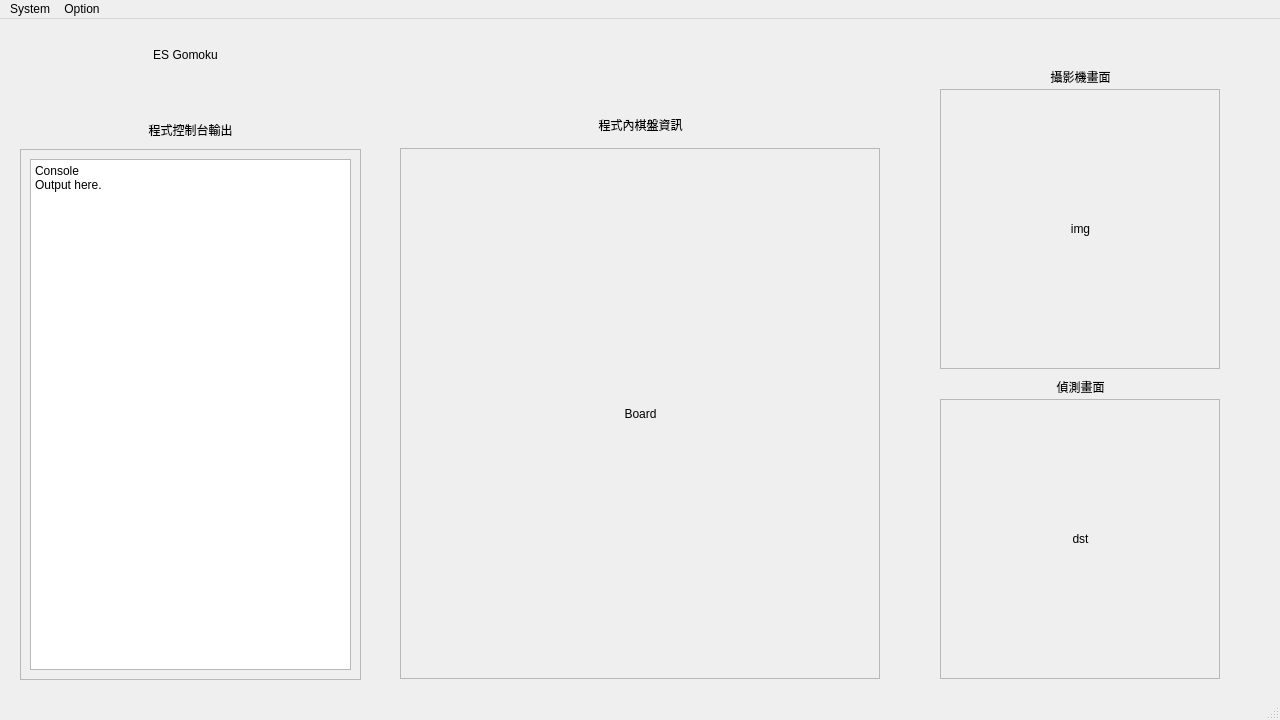
<?xml version="1.0" encoding="UTF-8"?>
<ui version="4.0">
 <class>MainWindow</class>
 <widget class="QMainWindow" name="MainWindow">
  <property name="enabled">
   <bool>true</bool>
  </property>
  <property name="geometry">
   <rect>
    <x>0</x>
    <y>0</y>
    <width>1280</width>
    <height>720</height>
   </rect>
  </property>
  <property name="windowTitle">
   <string>MainWindow</string>
  </property>
  <widget class="QWidget" name="centralwidget">
   <widget class="QFrame" name="Frame_img">
    <property name="geometry">
     <rect>
      <x>940</x>
      <y>70</y>
      <width>280</width>
      <height>280</height>
     </rect>
    </property>
    <property name="frameShape">
     <enum>QFrame::StyledPanel</enum>
    </property>
    <property name="frameShadow">
     <enum>QFrame::Raised</enum>
    </property>
    <widget class="QLabel" name="label_img_pict">
     <property name="geometry">
      <rect>
       <x>10</x>
       <y>10</y>
       <width>261</width>
       <height>261</height>
      </rect>
     </property>
     <property name="minimumSize">
      <size>
       <width>261</width>
       <height>261</height>
      </size>
     </property>
     <property name="maximumSize">
      <size>
       <width>261</width>
       <height>261</height>
      </size>
     </property>
     <property name="text">
      <string>img</string>
     </property>
     <property name="textFormat">
      <enum>Qt::RichText</enum>
     </property>
     <property name="alignment">
      <set>Qt::AlignCenter</set>
     </property>
    </widget>
   </widget>
   <widget class="QFrame" name="Frame_dst">
    <property name="geometry">
     <rect>
      <x>940</x>
      <y>380</y>
      <width>280</width>
      <height>280</height>
     </rect>
    </property>
    <property name="frameShape">
     <enum>QFrame::StyledPanel</enum>
    </property>
    <property name="frameShadow">
     <enum>QFrame::Raised</enum>
    </property>
    <widget class="QLabel" name="label_dst_pict">
     <property name="geometry">
      <rect>
       <x>10</x>
       <y>10</y>
       <width>261</width>
       <height>261</height>
      </rect>
     </property>
     <property name="minimumSize">
      <size>
       <width>261</width>
       <height>261</height>
      </size>
     </property>
     <property name="maximumSize">
      <size>
       <width>261</width>
       <height>261</height>
      </size>
     </property>
     <property name="text">
      <string>dst</string>
     </property>
     <property name="textFormat">
      <enum>Qt::RichText</enum>
     </property>
     <property name="alignment">
      <set>Qt::AlignCenter</set>
     </property>
    </widget>
   </widget>
   <widget class="QLabel" name="label_img">
    <property name="geometry">
     <rect>
      <x>940</x>
      <y>50</y>
      <width>281</width>
      <height>16</height>
     </rect>
    </property>
    <property name="text">
     <string>攝影機畫面</string>
    </property>
    <property name="alignment">
     <set>Qt::AlignCenter</set>
    </property>
   </widget>
   <widget class="QLabel" name="label_dst">
    <property name="geometry">
     <rect>
      <x>940</x>
      <y>360</y>
      <width>281</width>
      <height>16</height>
     </rect>
    </property>
    <property name="text">
     <string>偵測畫面</string>
    </property>
    <property name="alignment">
     <set>Qt::AlignCenter</set>
    </property>
   </widget>
   <widget class="QFrame" name="frame">
    <property name="enabled">
     <bool>true</bool>
    </property>
    <property name="geometry">
     <rect>
      <x>400</x>
      <y>129</y>
      <width>480</width>
      <height>531</height>
     </rect>
    </property>
    <property name="frameShape">
     <enum>QFrame::StyledPanel</enum>
    </property>
    <property name="frameShadow">
     <enum>QFrame::Raised</enum>
    </property>
    <widget class="QLabel" name="label_Board_Output">
     <property name="geometry">
      <rect>
       <x>10</x>
       <y>10</y>
       <width>461</width>
       <height>511</height>
      </rect>
     </property>
     <property name="text">
      <string>Board</string>
     </property>
     <property name="scaledContents">
      <bool>true</bool>
     </property>
     <property name="alignment">
      <set>Qt::AlignCenter</set>
     </property>
     <property name="wordWrap">
      <bool>false</bool>
     </property>
    </widget>
   </widget>
   <widget class="QLabel" name="label_board">
    <property name="geometry">
     <rect>
      <x>400</x>
      <y>90</y>
      <width>481</width>
      <height>31</height>
     </rect>
    </property>
    <property name="text">
     <string>程式內棋盤資訊</string>
    </property>
    <property name="alignment">
     <set>Qt::AlignCenter</set>
    </property>
   </widget>
   <widget class="QFrame" name="frame_2">
    <property name="geometry">
     <rect>
      <x>20</x>
      <y>130</y>
      <width>341</width>
      <height>531</height>
     </rect>
    </property>
    <property name="frameShape">
     <enum>QFrame::StyledPanel</enum>
    </property>
    <property name="frameShadow">
     <enum>QFrame::Raised</enum>
    </property>
    <widget class="QPlainTextEdit" name="console_output">
     <property name="enabled">
      <bool>true</bool>
     </property>
     <property name="geometry">
      <rect>
       <x>10</x>
       <y>10</y>
       <width>321</width>
       <height>511</height>
      </rect>
     </property>
     <property name="readOnly">
      <bool>true</bool>
     </property>
     <property name="plainText">
      <string>Console
Output here.</string>
     </property>
    </widget>
   </widget>
   <widget class="QLabel" name="label_console">
    <property name="geometry">
     <rect>
      <x>20</x>
      <y>100</y>
      <width>341</width>
      <height>21</height>
     </rect>
    </property>
    <property name="text">
     <string>程式控制台輸出</string>
    </property>
    <property name="alignment">
     <set>Qt::AlignCenter</set>
    </property>
   </widget>
   <widget class="QLabel" name="label_2">
    <property name="geometry">
     <rect>
      <x>20</x>
      <y>10</y>
      <width>331</width>
      <height>51</height>
     </rect>
    </property>
    <property name="text">
     <string>ES Gomoku</string>
    </property>
    <property name="alignment">
     <set>Qt::AlignCenter</set>
    </property>
   </widget>
  </widget>
  <widget class="QMenuBar" name="menubar">
   <property name="geometry">
    <rect>
     <x>0</x>
     <y>0</y>
     <width>1280</width>
     <height>24</height>
    </rect>
   </property>
   <widget class="QMenu" name="menuSystem">
    <property name="title">
     <string>System</string>
    </property>
    <addaction name="actionNewGame_2"/>
    <addaction name="actionExit_2"/>
   </widget>
   <widget class="QMenu" name="menuOption">
    <property name="title">
     <string>Option</string>
    </property>
    <addaction name="actionMusic_On"/>
   </widget>
   <addaction name="menuSystem"/>
   <addaction name="menuOption"/>
  </widget>
  <widget class="QStatusBar" name="statusbar"/>
  <action name="actionExit">
   <property name="text">
    <string>Exit</string>
   </property>
  </action>
  <action name="actionNewGame">
   <property name="text">
    <string>NewGame</string>
   </property>
  </action>
  <action name="action_2">
   <property name="text">
    <string>NewGame</string>
   </property>
  </action>
  <action name="action">
   <property name="text">
    <string>Exit</string>
   </property>
  </action>
  <action name="actionMusic_On">
   <property name="checkable">
    <bool>true</bool>
   </property>
   <property name="checked">
    <bool>false</bool>
   </property>
   <property name="enabled">
    <bool>true</bool>
   </property>
   <property name="text">
    <string>Music On</string>
   </property>
  </action>
  <action name="actionNewGame_2">
   <property name="text">
    <string>NewGame</string>
   </property>
  </action>
  <action name="actionExit_2">
   <property name="text">
    <string>Exit</string>
   </property>
  </action>
 </widget>
 <resources/>
 <connections/>
</ui>
